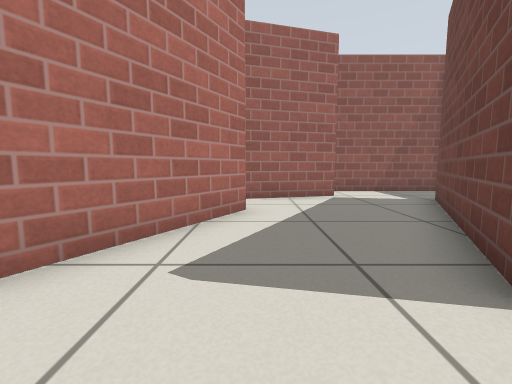
[1] (above)

16 first-person views from a walk through a robot-simulator world made for Gazebo. The camera is 0.5 m above the floor, tilts 6° down and sees 90° across. The lines on the ground mark 1 m squares. The floor is counted in squares, 0.5 m on a side. Each view is taken from the middle of a square. On the plan, view 1 faces up. The plan holds only what a view shows up to about 11 squares ahead; the rest is blank. Robots are left out. Simple patterns stand in for the simulator's built-in surfaces.

[2]
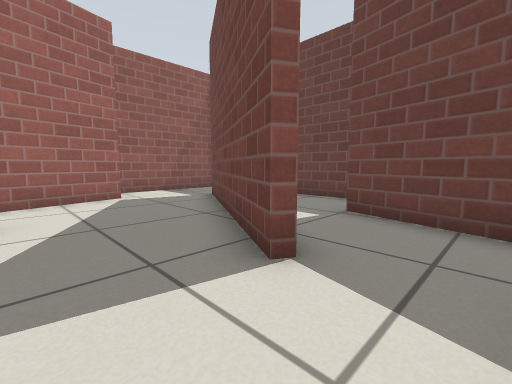

[3]
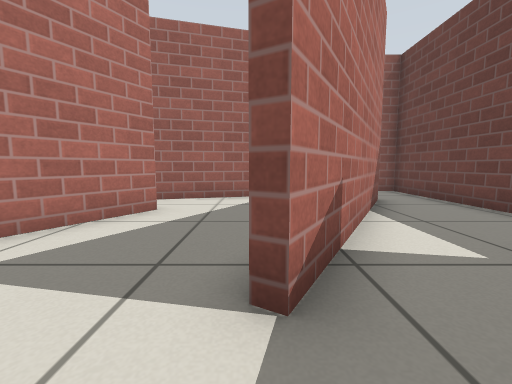

[4]
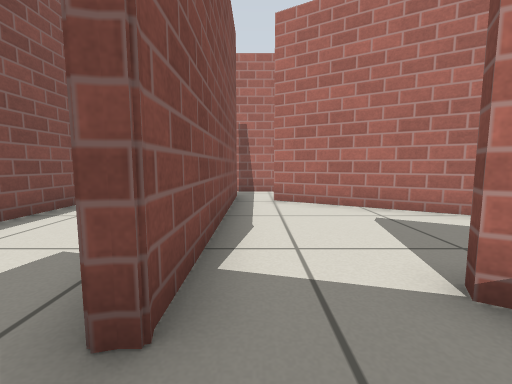

[5]
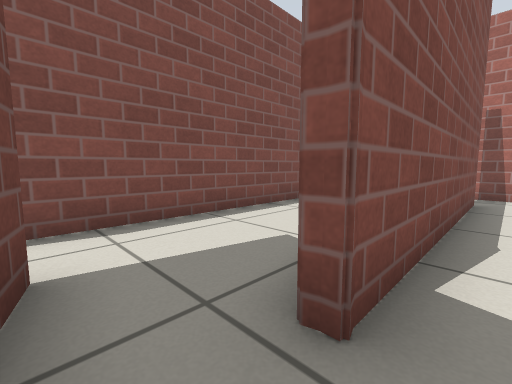

[6]
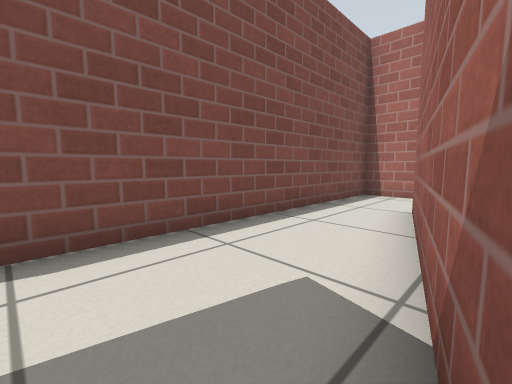

[7]
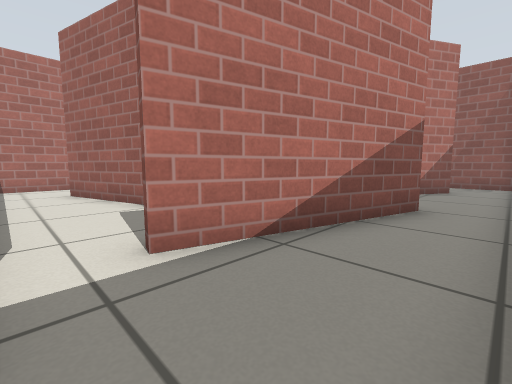

[8]
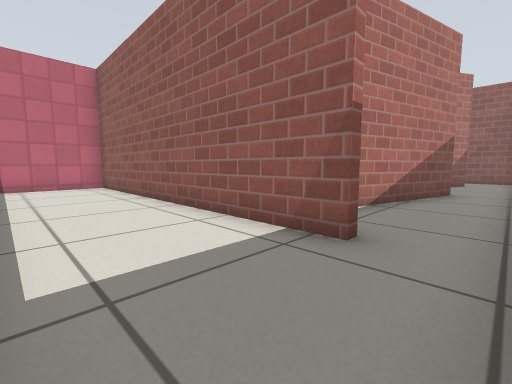

[9]
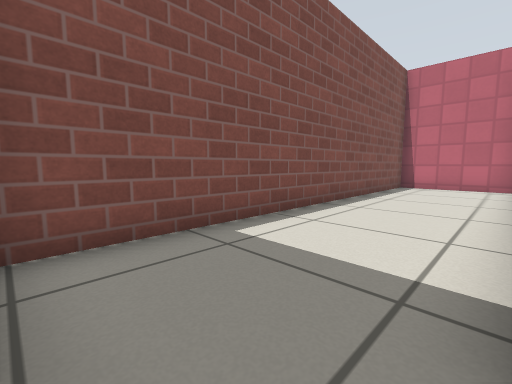

[10]
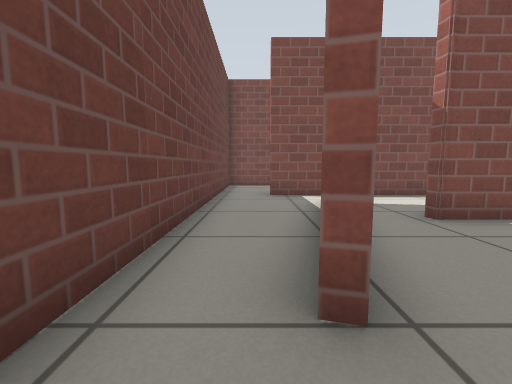

[11]
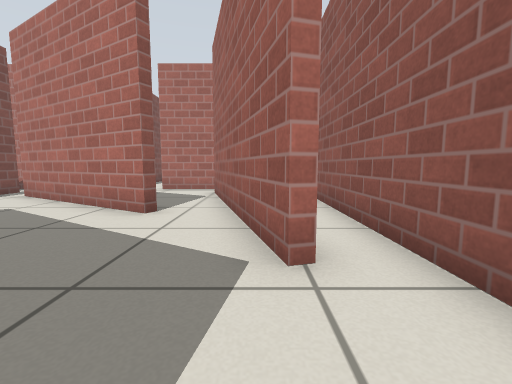

[12]
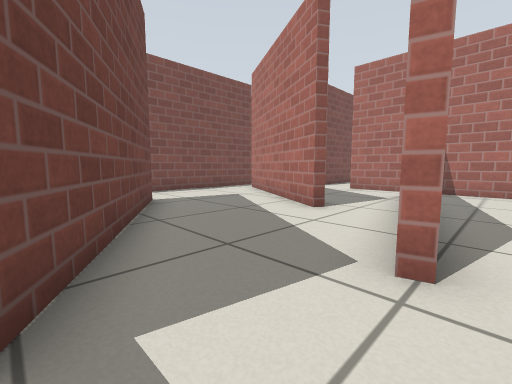

[13]
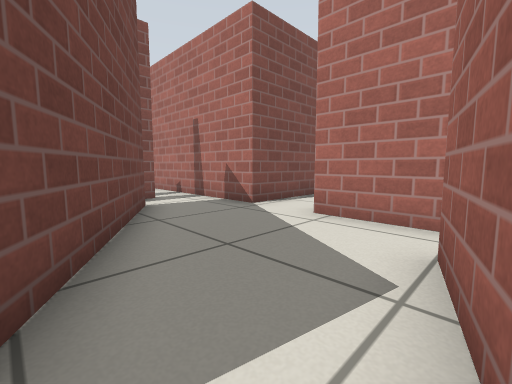

[14]
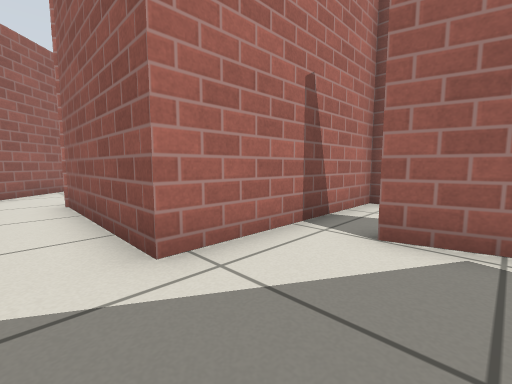

[15]
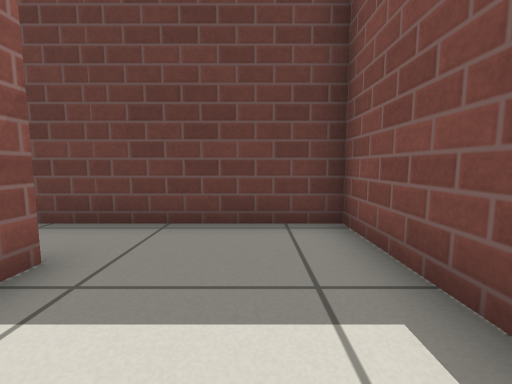

[16]
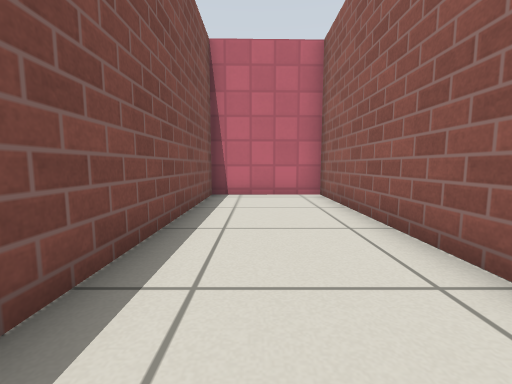

### Floor plan
Points are (right, up) in squares from view 1. A wall is a line through its corners. A room is listed if a view was taken in it or the views show most of it. See-through windows are left out.
Room 1 (views 1, 2, 3, 6, 7, 9, 10, 11, 12, 13)
walls: (1.9, 1.7) (5.2, 7.4); (2.4, -1) (-3.1, -2.4); (5, 1.3) (5.3, 2.5); (5.6, 2.4) (4.2, -3); (-0.2, 5.8) (-3.3, 0.5); (-3.5, 0.6) (-2.7, 2.1); (-4.4, -0.6) (2.7, -0.6) (2.7, -1); (5.5, 7.3) (2.9, 2.8); (-5.6, 2.2) (-5.6, -4.5) (5.6, -4.5); (2.4, 8.7) (2.6, 8.3) (-1.6, 7.2); (7.3, -5.5) (7.3, 9.8) (2.6, 9.8)
low walls: (3.9, -2.9) (4.1, -2.1)
ways out: opening at (2, 0.5) to room 2; opening at (3, -1) to room 2; opening at (4, 2) to room 2; opening at (6.5, -5) to room 3; opening at (-4.5, 1.5) to room 4; opening at (2, 9) to room 5
Room 2 (views 4, 5)
walls: (2.9, 2.8) (2.2, 1.5); (4.6, -0.1) (5, 1.3)
ways out: opening at (2, 0.5) to room 1; opening at (3, -1) to room 1; opening at (4, 2) to room 1
Room 3 (views 8, 15, 16)
walls: (5.6, -4.8) (-5.6, -4.8) (-5.6, -8.5) (7.3, -8.5) (7.3, -5.5)
ways out: opening at (6.5, -5) to room 1
Room 4 (view 14)
walls: (-5.6, 6.5) (-5.6, 4.1); (-2.7, 2.1) (-0.9, 5.2); (-1.6, 7.2) (-4.2, 6.5)
ways out: opening at (-4.5, 1.5) to room 1; opening at (-5, 7) to room 5; opening at (-6, 3)
Room 5 (no view inside)
walls: (-5.6, 9.9) (-5.6, 6.5); (2.6, 9.8) (-2.6, 9.8)
ways out: opening at (2, 9) to room 1; opening at (-5, 7) to room 4

Where each view was taken, in squares from view 1:
view 1: 0 up, 0 right, facing up
view 2: 0 up, 0 right, facing up-right
view 3: 0 up, 2 right, facing up
view 4: 0 up, 4 right, facing left
view 5: 0 up, 4 right, facing down-left
view 6: 1 down, 3 right, facing down-left
view 7: 4 down, 7 right, facing up-left
view 8: 8 down, 7 right, facing up-left
view 9: 5 down, 7 right, facing down-left
view 10: 4 up, 6 right, facing down
view 11: 8 up, 5 right, facing left
view 12: 9 up, 5 right, facing down-left
view 13: 7 up, 1 left, facing down-left
view 14: 3 up, 3 left, facing up-left
view 15: 7 down, 3 right, facing right
view 16: 7 down, 3 right, facing left
